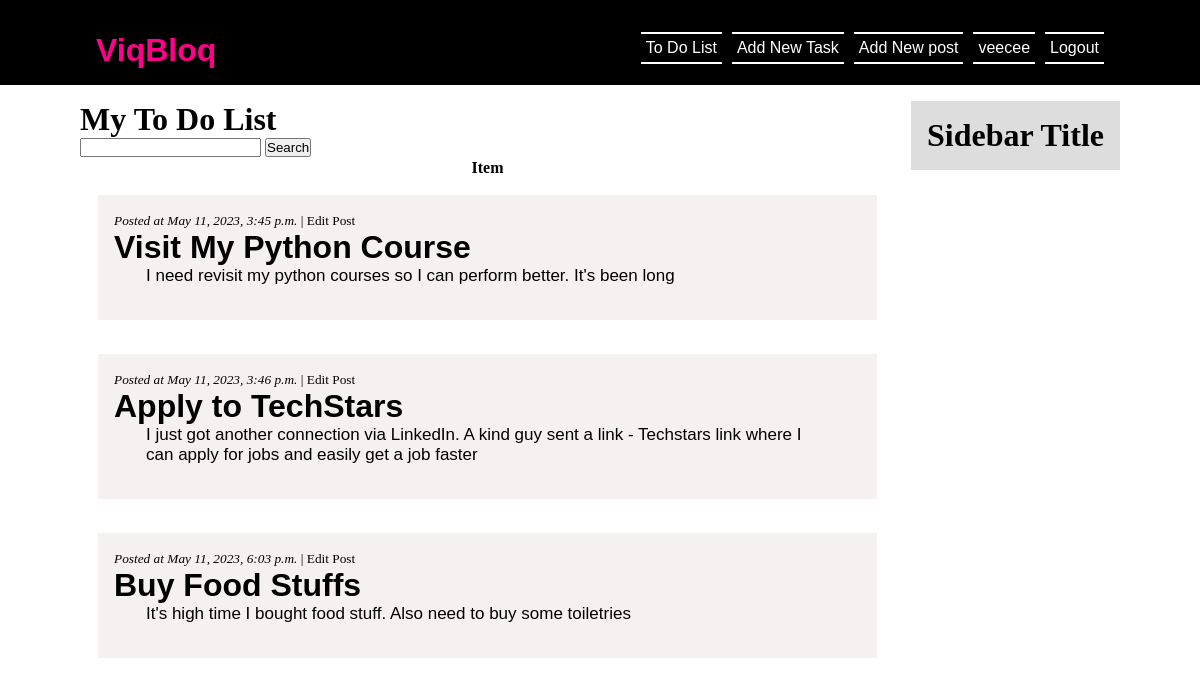
Page /todo/tasks/ (signed in) on the earlier database version.
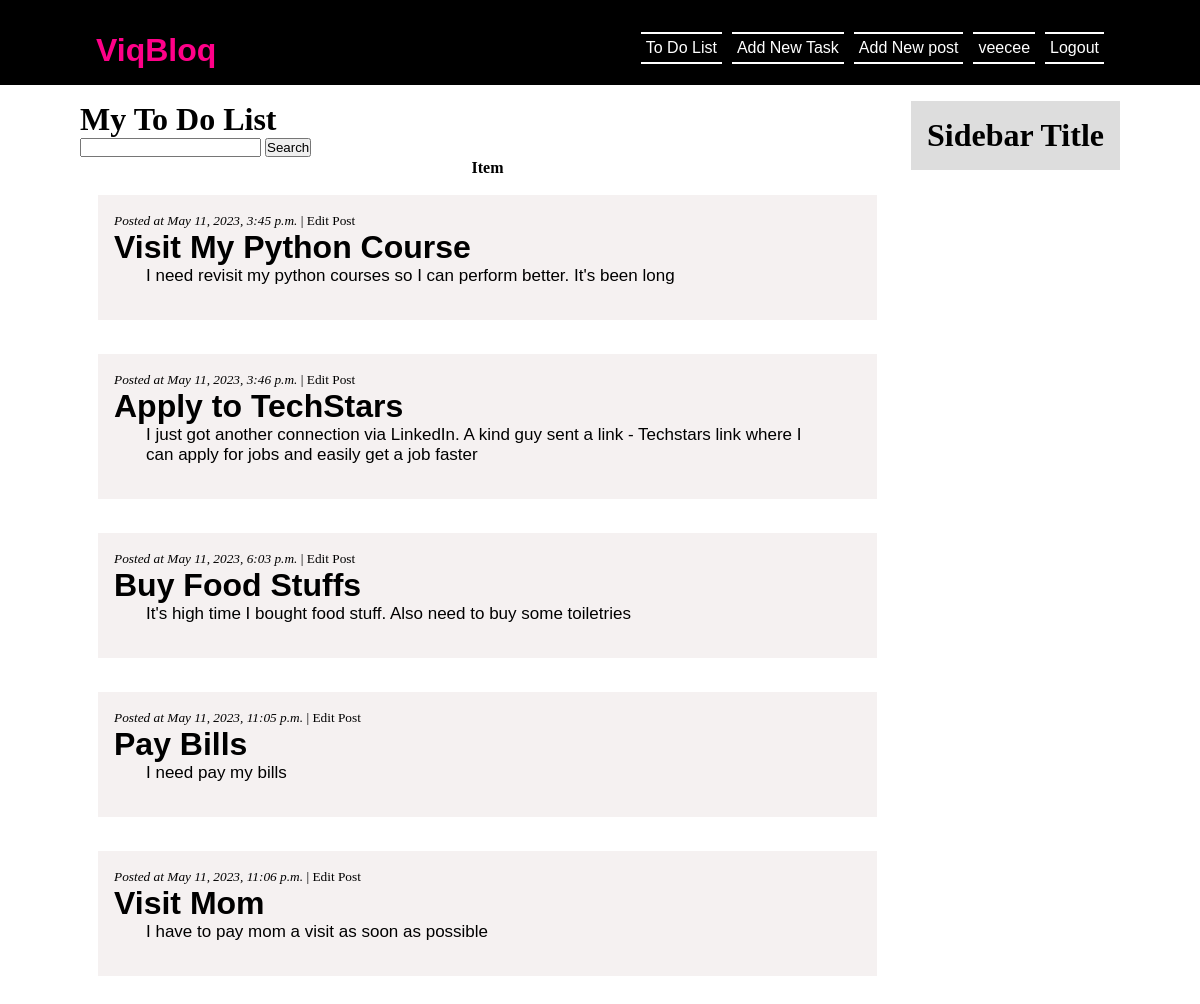
Same page on the later database version.
### todo/models.py (models this page shows, shortened)
class Task(models.Model):
    user = models.ForeignKey(User, on_delete=models.CASCADE, null=True, blank=True)
    title = models.CharField(max_length=200)
    description = models.TextField(null=True, blank=True)
    complete = models.BooleanField(default=False)
    created_at = models.DateTimeField(auto_now_add=True, editable=False)
    updated_at = models.DateTimeField(auto_now=True, editable=False)
    class Meta:
        ordering = ['complete']

### todo/views.py (the view)
# urls.py: path('', TaskList.as_view(), name='tasks'),
class TaskList(LoginRequiredMixin, ListView):
    model = Task
    context_object_name = 'tasks'  # customizing the django 'object_list' (now 'tasks') used in the html file
    def get_context_data(self, **kwargs):
        context = super().get_context_data(**kwargs)
        context["tasks"] = context["tasks"].filter(user=self.request.user)
        context["count"] = context["tasks"].filter(complete=False).count()
        search_input = self.request.GET.get('search-area') or ''
        if search_input:
            context['tasks'] = context['tasks'].filter(title__icontains=search_input)
            context['search_input'] = search_input
        return context

### todo/templates/todo/task_list.html (shortened to what this page needs)
{% extends 'base.html' %}
{% block content %}
    <h1>My To Do List</h1>
    <form action="" method="get">
        <input type="text" name="search-area" value="{{search_input}}">
        <input type="submit" value="Search">
    </form>
    <table>
        <tr>
            <th>Item</th>
        </tr>
        {% for task in tasks %}
            <tr>
                <td>
                    <div class="post_entry">
                        <small><em>Posted at {{task.created_at}}</em> | <a style="color: black;" href="task/{{task.pk}}/update">Edit Post</a></small> <br>
                        <h1 class="post_title"><a href="{% url 'task-detail' task.pk %}">{{task.title}}</a></h1>
                        <p class="post_content">{{task.description}}</p><br>
                    </div>
                </td>
            </tr>
        {% empty %}
            <div class="post_entry" style='text-align: center;'>
                <h1 class="post_title" style='font-size: 55px; color: grey;'>There are no posts yet</h1>
                <p>click the 'Add New Post' button above to make a post</p>
            </div>
        {% endfor %}
    </table>
{% endblock content %}

### blog/templates/base.html (shortened to what this page needs)
<!DOCTYPE html>
<html lang="en">
<head>
    {% load static %}
    <link rel="stylesheet" type="text/css" href="{% static "css/styles.css" %}">
</head>
<body>
    <header class="site_header">
        <div class="site_brand">
            <h1><a href="{% url 'home' %}">ViqBloq</a></h1>
            <p>
                {% if request.user.is_authenticated %}
                    <div style='margin-left: 10px;'><a href="{% url 'logout' %}">Logout</a></div>
                    <div style='margin-left: 10px;'><p>{{request.user}}</p></div>
                    <div style='margin-left: 10px;'><a href="{% url 'post-new' %}"> Add New post</a></div>
                    <div style='margin-left: 10px;'><a href="{% url 'task-create' %}"> Add New Task</a></div>
                    <div><a href="{% url 'tasks' %}"> To Do List</a></div>
                {% endif %}
            </p>
        </div>
    </header>
    <div class="content_wrapper">
        <div class="content">
            {% block content %}{% endblock %}
        </div>
        <div class="sidebar">
            <div class="widget">
                <h1 class="widget_title">Sidebar Title</h1>
            </div>
        </div>
    </div>
</body>
</html>

### viq/static/css/styles.css (style rules this page uses)
* { margin: 0; padding: 0; }
a, a:visited { text-decoration: none; color: #fff; }
.site_header { background: black; color: #fff; padding: 1rem; font-family: sans-serif; overflow: hidden; }
.site_brand { margin: auto; max-width: 100rem; margin: 1rem 5rem; }
.site_brand h1 { float: left; }
.site_brand h1 a { color: #F08; }
.site_brand div { float: right; border-bottom: 2px solid; border-top: 2px solid; padding: 5px; }
.content_wrapper { display: flex; margin: auto; max-width: 100rem; margin-top: 1rem; align-items: end; margin: 1rem 5rem; align-items: start; }
.content { flex: 1 0 70%; margin-right: 1rem; }
.post_entry { margin-bottom: 1rem; background: #f3eeeecf; padding: 1rem; margin: 1rem; }
.post_title a { font-family: sans-serif; color: black; text-decoration: none; }
.post_content { font-family: sans-serif; padding-top: 0.5rem; font-size: 17px; padding: 0 2rem; }
.sidebar { background: #ddd; padding: 1rem; }

Differences in the rows shown:
added Task: created_at "May 11, 2023, 11:05 p.m.", title "Pay Bills", description "I need pay my bills"
added Task: created_at "May 11, 2023, 11:06 p.m.", title "Visit Mom", description "I have to pay mom a visit as soon as possible"
